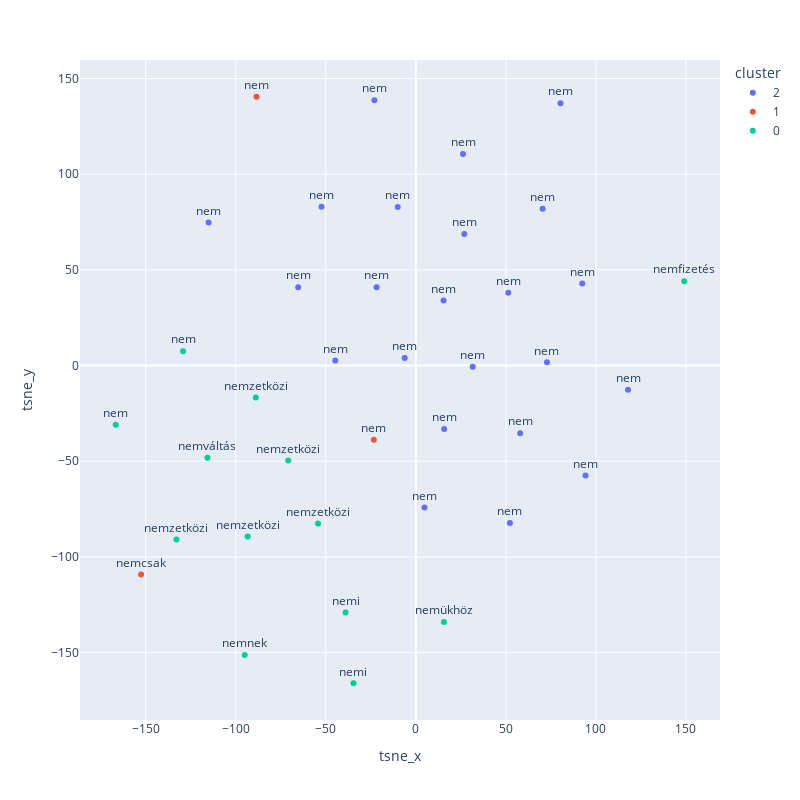

Notebook cell for this chart:
### Code cell
fig = px.scatter(data_frame = df, x='tsne_x', y='tsne_y', color='cluster', 
                 hover_data=['sent_id', 'word_id', 'word', 'context'],
                 text='word', width=800, height=800)

fig.update_traces(textposition='top center')

fig.show()

### Figure 1 — Plotly figure (JSON) as saved in the notebook; plotly's stock layout.template omitted (floating-point values rounded to 4 significant figures)
{"data": [{"customdata": [[4, 16, "nem", ["szóban", "forgó", "részlet", "állítja", ",", "hogy"]], [7, 41, "nem", [",", "de", "az", "véletlenül", "pedofilellenes", "tervezetként"]], [8, 12, "nem", ["nyitóbeszédében", "pedofilellenes", ",", "pedig", "gyermekvédelmi", "törvénycsomagként"]], [14, 18, "nem", ["a", "Eurochild", "szerint", "védi", "a", "gyerekeket"]], [16, 12, "nem", [",", "a", "gyerekek", "jutnak", "hozzá", "olyan"]], [20, 3, "nem", ["Az", "iskolai", "nevelés", "állhat", "ellentétben", "a"]], [21, 24, "nem", ["kerül", ",", "és", "biztos", ",", "hogy"]], [24, 1, "nem", ["Arról", "beszélve", ",", "hogy"]], [25, 4, "nem", ["szülők", ",", "akik", "örülnek", "annak", ","]], [35, 14, "nem", ["szexualitás", "örömteli", "oldalára", "igazán", "fókuszáló", "magyar"]], [37, 6, "nem", ["ebbe", "és", "mi", "?"]], [39, 6, "nem", ["amíg", "esetleg", "ki", "jön", "egy", ","]], [40, 29, "nem", ["szabályozással", ",", "szankciókkal", "akartak", "volna", "kikényszeríteni"]], [41, 11, "nem", ["véve", "az", "iskolában", "lehet", "tanítani", "Rimbaud-t"]], [50, 14, "nem", ["hozzá", ",", "mert", "bízik", "az", "otthoniak"]], [51, 10, "nem", ["megfelelő", "–", "kezelése", "életszerű", "pedagógiai", "szempontból"]], [53, 8, "nem", ["forgatókönyvnek", ",", "hogy", "lesz", "."]], [55, 18, "nem", ["kormány", ",", "és", "is", "szálltak", "rá"]], [57, 4, "nem", ["Fidesz", "kormányzási", "stílusától", "idegen", ",", "hogy"]], [70, 14, "nem", ["hogy", "Orbán", "Viktor", "a", "helyszínen", "nézte"]], [74, 5, "nem", ["hogy", "a", "kormány", "számított", "ilyen", "éles"]], [77, 23, "nem", ["nemzetközi", "politikai", "következményei", "lettek", "(", "rövid"]], [79, 5, "nem", ["azt", "is", ",", "sérti", "-e", "az"]]], "hovertemplate": "cluster=2<br>tsne_x=%{x}<br>tsne_y=%{y}<br>word=%{customdata[2]}<br>sent_id=%{customdata[0]}<br>word_id=%{customdata[1]}<br>context=%{customdata[3]}<extra></extra>", "legendgroup": "2", "marker": {"color": "#636efa", "symbol": "circle"}, "mode": "markers+text", "name": "2", "orientation": "v", "showlegend": true, "text": ["nem", "nem", "nem", "nem", "nem", "nem", "nem", "nem", "nem", "nem", "nem", "nem", "nem", "nem", "nem", "nem", "nem", "nem", "nem", "nem", "nem", "nem", "nem"], "textposition": "top center", "type": "scatter", "x": [-65.33, 4.832, -52.38, 52.26, -6.167, 94.27, 70.43, -115.1, 15.38, 92.44, -44.73, 80.37, 26.2, 57.96, 51.34, 31.6, 72.83, -23.0, 15.75, -21.81, 26.93, -10.03, 117.8], "xaxis": "x", "y": [40.97, -74.16, 82.97, -82.27, 3.948, -57.52, 81.98, 74.74, 33.93, 42.92, 2.623, 137.1, 110.6, -35.36, 38.08, -0.6864, 1.68, 138.7, -33.2, 40.96, 68.79, 82.86, -12.63], "yaxis": "y"}, {"customdata": [[54, 5, "nem", ["elkenten", "megszövegezett", "gumiszabály", "csak", "arra", "lehet"]], [76, 18, "nem", [",", "és", "ha", ",", "akkor", "annak"]], [74, 40, "nemcsak", ["magyar", "állam", "„", "garantálja", ",", "hanem"]]], "hovertemplate": "cluster=1<br>tsne_x=%{x}<br>tsne_y=%{y}<br>word=%{customdata[2]}<br>sent_id=%{customdata[0]}<br>word_id=%{customdata[1]}<br>context=%{customdata[3]}<extra></extra>", "legendgroup": "1", "marker": {"color": "#EF553B", "symbol": "circle"}, "mode": "markers+text", "name": "1", "orientation": "v", "showlegend": true, "text": ["nem", "nem", "nemcsak"], "textposition": "top center", "type": "scatter", "x": [-23.29, -88.46, -152.6], "xaxis": "x", "y": [-38.81, 140.5, -109.2], "yaxis": "y"}, {"customdata": [[73, 13, "nem", ["utóbbi", "EU-csúcson", "soha", "látott", "feszültséget", "eredményezett"]], [73, 44, "nem", ["ha", "magyar", "kollégája", "osztja", "a", "közösség"]], [55, 23, "nemfizetés", ["szálltak", "rá", "a", "miatt", "azokra", "a"]], [4, 32, "nemi", [",", "hiszen", "a", "identitás", "és", "a"]], [49, 14, "nemi", ["szexuális", "orientációjában", ",", "identitásában", "kételkedő", "gyerek"]], [44, 7, "nemnek", ["és/vagy", "a", "születési", "megfelelő", "önazonosságtól", "való"]], [36, 7, "nemváltás", ["homoszexualitás", "és", "a", "népszerűsítését", "és", "megjelenítését"]], [14, 11, "nemzetközi", [",", "Európa", "legnagyobb", "gyermekjogi", "szervezete", ","]], [32, 21, "nemzetközi", ["nézetek", ",", "vagyis", "szinten", "is", "sokan"]], [65, 11, "nemzetközi", ["most", "elég", "nagy", "botrány", "lett", "."]], [77, 10, "nemzetközi", ["ami", "a", "nagy", "sajtóvisszhang", "és", "üzengetés"]], [77, 20, "nemzetközi", ["a", "napirendről", ",", "politikai", "következményei", "nem"]], [34, 50, "nemükhöz", ["hogy", "a", "saját", "vonzódnak", "."]]], "hovertemplate": "cluster=0<br>tsne_x=%{x}<br>tsne_y=%{y}<br>word=%{customdata[2]}<br>sent_id=%{customdata[0]}<br>word_id=%{customdata[1]}<br>context=%{customdata[3]}<extra></extra>", "legendgroup": "0", "marker": {"color": "#00cc96", "symbol": "circle"}, "mode": "markers+text", "name": "0", "orientation": "v", "showlegend": true, "text": ["nem", "nem", "nemfizetés", "nemi", "nemi", "nemnek", "nemváltás", "nemzetközi", "nemzetközi", "nemzetközi", "nemzetközi", "nemzetközi", "nemükhöz"], "textposition": "top center", "type": "scatter", "x": [-166.6, -129.2, 149.1, -34.61, -39.02, -95.03, -115.7, -93.37, -132.9, -70.84, -54.31, -88.87, 15.59], "xaxis": "x", "y": [-30.91, 7.532, 44.09, -166.0, -129.1, -151.2, -48.13, -89.33, -90.85, -49.56, -82.59, -16.64, -134.0], "yaxis": "y"}], "layout": {"height": 800, "legend": {"title": {"text": "cluster"}, "tracegroupgap": 0}, "margin": {"t": 60}, "width": 800, "xaxis": {"anchor": "y", "autorange": true, "domain": [0, 1], "range": [-186.5, 168.9], "title": {"text": "tsne_x"}, "type": "linear"}, "yaxis": {"anchor": "x", "autorange": true, "domain": [0, 1], "range": [-185.2, 159.7], "title": {"text": "tsne_y"}, "type": "linear"}}}
